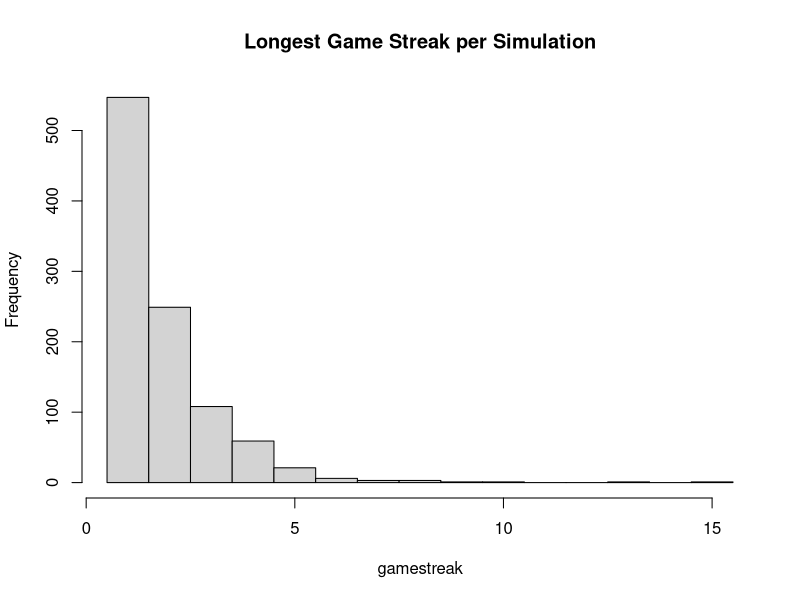

Generate this figure with R:
# Jan Domingo
# May 16, 2019
#Final: Lab Take-home

#1
#(a) What was the longest game streak until a loss?
p = 20/38 
n = 1000 #Amount of simulations
gamestreak = vector()
largestStreak = 0;

for (i in 1:n) {
  streak = 0
  lose = 0
  while (lose == 0)
  {
    u = runif(1)  #runif(1) generates a random number between 0 and 1
    if (u < p)  #If the random number is lesss than the probability of winning
      lose = 1  #Stops the simulation if lose = 1
    streak = streak + 1
    if (streak > largestStreak)
      largestStreak = streak;
  }
  streak  #Returns the amount of plays until lose
  largestStreak
  
  gamestreak = c(gamestreak, streak)
}

#(b) Plot the histogram of game streak lengths
hist(gamestreak, br=seq(min(gamestreak)-.5, max(gamestreak)+.5), main = "Longest Game Streak per Simulation")

#(c) Average of the game streaks
mean(gamestreak)

#(d) Variance of the game streaks
var(gamestreak)


